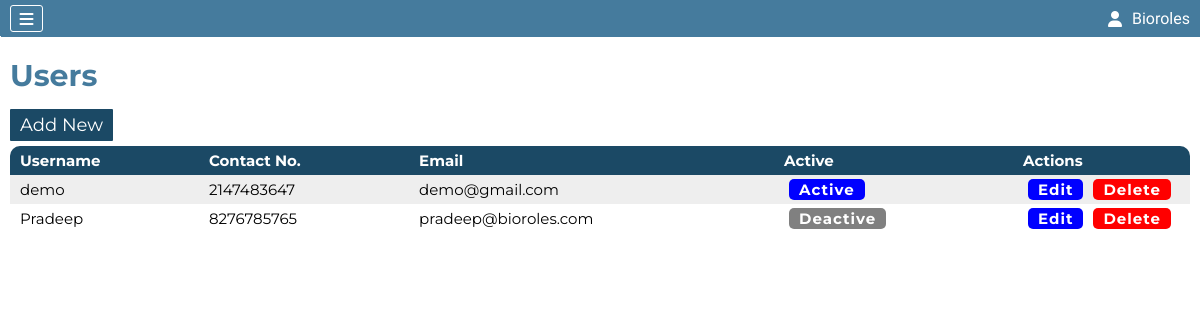
The app's page /users.php (signed in), older data.
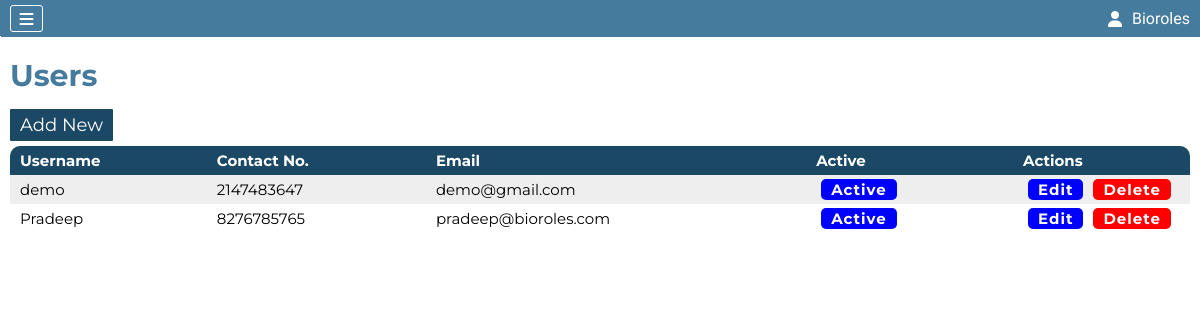
The same page, newer data.
### tables this page shows
CREATE TABLE `users` (
  `User_Id` int(11) NOT NULL AUTO_INCREMENT,
  `Company_Code` int(11) NOT NULL,
  `Active_Status` int(11) NOT NULL DEFAULT 1,
  `Username` varchar(50) NOT NULL,
  `User_Password` varchar(50) NOT NULL,
  `User_Phone` varchar(10) NOT NULL,
  `User_Email` varchar(100) NOT NULL,
  `User_Permission` varchar(500) NOT NULL,
  `Admin_Type` int(11) NOT NULL DEFAULT 1,
  PRIMARY KEY (`User_Id`)
);

### users.php (the view, shortened to what this page needs)
<?php include "./components/header.php" ?>
<section class="myBranchPage">
    <h2>Users</h2>
    <div class="crudBtn">
        <div class="add">
            <a href="addUserForm.php">Add New</a>
        </div>
    </div>
    <div class="myBranchContainer">
        <table>
            <thead>
                <tr>
                    <th>Username</th>
                    <th>Contact No.</th>
                    <th>Email</th>
                    <th>Active</th>
                    <th>Actions</th>
                </tr>
            </thead>
            <tbody>
                <?php
                $sql="select * from users";
                $result=mysqli_query($conn,$sql);
                if(mysqli_num_rows($result)>0){
                    while($row=mysqli_fetch_assoc($result)){
                ?>
                <tr>
                    <td><?php echo $row['Username'] ?></td>
                    <td><?php echo $row['User_Phone'] ?></td>
                    <td><?php echo $row['User_Email'] ?></td>
                    <td>
                    <?php
                    if($row['Active_Status']==1){
                    ?>
                        <a href="?useractive=<?php echo $row['User_Id'] ?>" style="background-color:blue"><?php echo "Active" ?></a>
                    <?php
                    }else{
                    ?>
                        <a href="?userdeactive=<?php echo $row['User_Id'] ?>" style="background-color:grey"><?php echo "Deactive" ?></a>
                    <?php
                    }
                    ?>
                    </td>
                    <td><a href="updateUserForm.php?uid=<?php echo $row['User_Id'] ?>">Edit</a><a href="users.php?duid=<?php echo $row['User_Id'] ?>" style="background-color:red">Delete</Button></a>
                </tr>
                <?php
                    }
                }else{
                ?>
                <tr>
                    <td colspan="5" style="text-align:center;font-size:20px">No User Added</td>
                </tr>
                <?php
                }
                ?>
            </tbody>
        </table>
    </div>
</section>
<?php include "./components/footer.php" ?>

Row changes from the older to the newer data that the page shows:
changed users "Pradeep": Active_Status "Deactive" → "Active"
